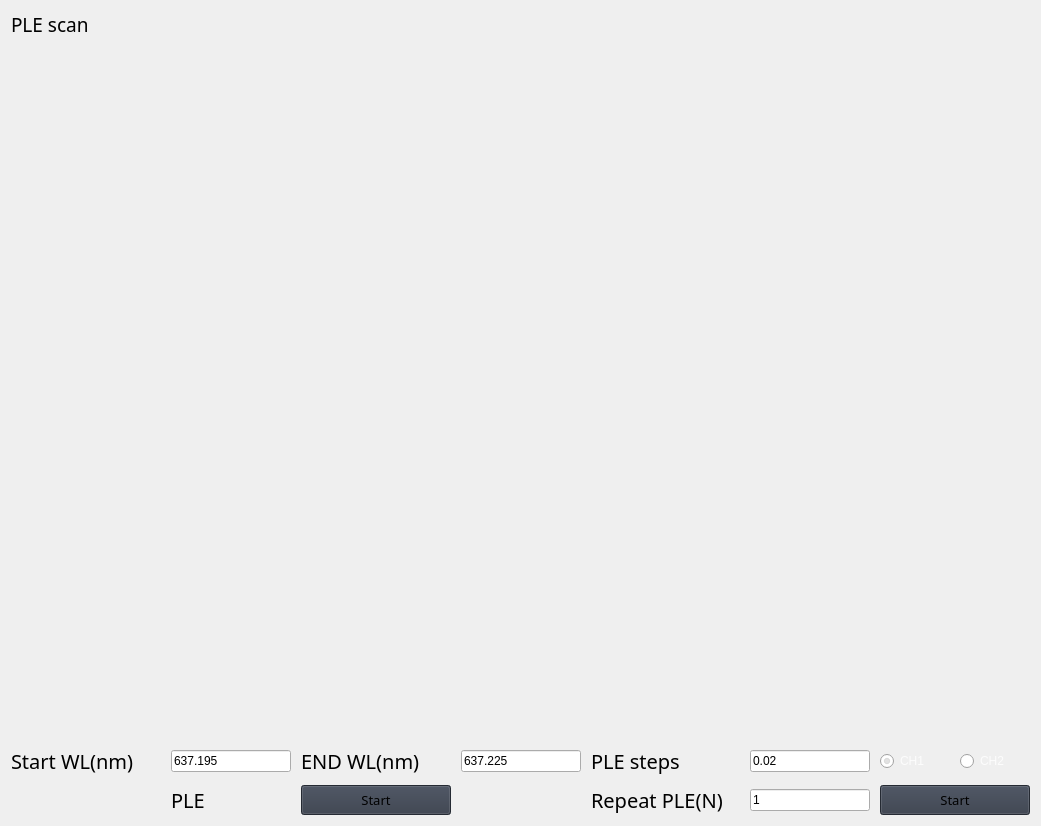
                      <widget class="QWidget" name="verticalLayoutWidget_11">
                       <property name="geometry">
                        <rect>
                         <x>10</x>
                         <y>262</y>
                         <width>1041</width>
                         <height>826</height>
                        </rect>
                       </property>
                       <layout class="QVBoxLayout" name="verticalLayout_115">
                        <item>
                         <widget class="QLabel" name="label_PLE">
                          <property name="font">
                           <font>
                            <family>Segoe UI Semibold</family>
                            <pointsize>14</pointsize>
                            <italic>false</italic>
                            <bold>false</bold>
                           </font>
                          </property>
                          <property name="styleSheet">
                           <string notr="true">font: 63 14pt &quot;Segoe UI Semibold&quot;;</string>
                          </property>
                          <property name="text">
                           <string>&lt;html&gt;&lt;head/&gt;&lt;body&gt;&lt;p&gt;&lt;span style=&quot; font-size:14pt;&quot;&gt;PLE scan&lt;/span&gt;&lt;/p&gt;&lt;/body&gt;&lt;/html&gt;</string>
                          </property>
                         </widget>
                        </item>
                        <item>
                         <spacer name="verticalSpacer_79">
                          <property name="orientation">
                           <enum>Qt::Vertical</enum>
                          </property>
                          <property name="sizeHint" stdset="0">
                           <size>
                            <width>20</width>
                            <height>40</height>
                           </size>
                          </property>
                         </spacer>
                        </item>
                        <item>
                         <layout class="QHBoxLayout" name="horizontalLayout_78">
                          <item>
                           <widget class="QWidget" name="widget_PLE_count" native="true">
                            <property name="minimumSize">
                             <size>
                              <width>800</width>
                              <height>600</height>
                             </size>
                            </property>
                            <property name="maximumSize">
                             <size>
                              <width>800</width>
                              <height>16777215</height>
                             </size>
                            </property>
                            <layout class="QVBoxLayout" name="verticalLayout_76">
                             <property name="spacing">
                              <number>0</number>
                             </property>
                             <property name="leftMargin">
                              <number>0</number>
                             </property>
                             <property name="topMargin">
                              <number>0</number>
                             </property>
                             <property name="bottomMargin">
                              <number>0</number>
                             </property>
                             <item>
                              <layout class="QVBoxLayout" name="verticalLayout_PLE_count">
                               <property name="spacing">
                                <number>0</number>
                               </property>
                               <item>
                                <layout class="QHBoxLayout" name="horizontalLayout_PLE_count">
                                 <item>
                                  <widget class="QWidget" name="widget_graph_PLE" native="true">
                                   <property name="minimumSize">
                                    <size>
                                     <width>0</width>
                                     <height>450</height>
                                    </size>
                                   </property>
                                   <property name="maximumSize">
                                    <size>
                                     <width>800</width>
                                     <height>500</height>
                                    </size>
                                   </property>
                                  </widget>
                                 </item>
                                </layout>
                               </item>
                              </layout>
                             </item>
                            </layout>
                           </widget>
                          </item>
                         </layout>
                        </item>
                        <item>
                         <layout class="QGridLayout" name="gridLayout_NV_search_count_setting_5">
                          <property name="spacing">
                           <number>10</number>
                          </property>
                          <item row="0" column="0">
                           <widget class="QLabel" name="label_10">
                            <property name="font">
                             <font>
                              <family>Segoe UI Semibold</family>
                              <pointsize>15</pointsize>
                              <italic>false</italic>
                              <bold>false</bold>
                             </font>
                            </property>
                            <property name="styleSheet">
                             <string notr="true">font: 63 15pt &quot;Segoe UI Semibold&quot;;</string>
                            </property>
                            <property name="text">
                             <string>Start WL(nm)</string>
                            </property>
                            <property name="wordWrap">
                             <bool>true</bool>
                            </property>
                            <property name="textInteractionFlags">
                             <set>Qt::NoTextInteraction</set>
                            </property>
                           </widget>
                          </item>
                          <item row="1" column="5">
                           <widget class="QLineEdit" name="lineEdit_PLE_repeat">
                            <property name="enabled">
                             <bool>true</bool>
                            </property>
                            <property name="maximumSize">
                             <size>
                              <width>120</width>
                              <height>16777215</height>
                             </size>
                            </property>
                            <property name="styleSheet">
                             <string notr="true">font: 63 20pt &quot;Segoe UI Semibold&quot;;</string>
                            </property>
                            <property name="text">
                             <string>1</string>
                            </property>
                           </widget>
                          </item>
                          <item row="0" column="5">
                           <widget class="QLineEdit" name="lineEdit_PLE_step">
                            <property name="enabled">
                             <bool>true</bool>
                            </property>
                            <property name="maximumSize">
                             <size>
                              <width>120</width>
                              <height>16777215</height>
                             </size>
                            </property>
                            <property name="styleSheet">
                             <string notr="true">font: 63 20pt &quot;Segoe UI Semibold&quot;;</string>
                            </property>
                            <property name="text">
                             <string>0.02</string>
                            </property>
                           </widget>
                          </item>
                          <item row="1" column="6">
                           <widget class="QPushButton" name="pushButton_PLE_repeat">
                            <property name="minimumSize">
                             <size>
                              <width>150</width>
                              <height>30</height>
                             </size>
                            </property>
                            <property name="font">
                             <font>
                              <family>Segoe UI Semibold</family>
                              <pointsize>10</pointsize>
                              <italic>false</italic>
                              <bold>false</bold>
                             </font>
                            </property>
                            <property name="cursor">
                             <cursorShape>PointingHandCursor</cursorShape>
                            </property>
                            <property name="styleSheet">
                             <string notr="true">background-color: rgb(52, 59, 72);
font: 63 10pt &quot;Segoe UI Semibold&quot;;</string>
                            </property>
                            <property name="text">
                             <string>Start</string>
                            </property>
                           </widget>
                          </item>
                          <item row="0" column="3">
                           <widget class="QLineEdit" name="lineEdit_PLE_end">
                            <property name="enabled">
                             <bool>true</bool>
                            </property>
                            <property name="maximumSize">
                             <size>
                              <width>120</width>
                              <height>16777215</height>
                             </size>
                            </property>
                            <property name="styleSheet">
                             <string notr="true">font: 63 20pt &quot;Segoe UI Semibold&quot;;</string>
                            </property>
                            <property name="text">
                             <string>637.225</string>
                            </property>
                           </widget>
                          </item>
                          <item row="0" column="1">
                           <widget class="QLineEdit" name="lineEdit_PLE_start">
                            <property name="enabled">
                             <bool>true</bool>
                            </property>
                            <property name="maximumSize">
                             <size>
                              <width>120</width>
                              <height>16777215</height>
                             </size>
                            </property>
                            <property name="styleSheet">
                             <string notr="true">font: 63 20pt &quot;Segoe UI Semibold&quot;;</string>
                            </property>
                            <property name="text">
                             <string>637.195</string>
                            </property>
                           </widget>
                          </item>
                          <item row="0" column="6">
                           <layout class="QHBoxLayout" name="horizontalLayout_22">
                            <item>
                             <widget class="QRadioButton" name="radioButton_PLE_CH1">
                              <property name="styleSheet">
                               <string notr="true">color:rgba(255, 255, 255, 210);</string>
                              </property>
                              <property name="text">
                               <string>CH1</string>
                              </property>
                              <property name="checked">
                               <bool>true</bool>
                              </property>
                             </widget>
                            </item>
                            <item>
                             <widget class="QRadioButton" name="radioButton_PLE_CH2">
                              <property name="styleSheet">
                               <string notr="true">color:rgba(255, 255, 255, 210);</string>
                              </property>
                              <property name="text">
                               <string>CH2</string>
                              </property>
                              <property name="checked">
                               <bool>false</bool>
                              </property>
                             </widget>
                            </item>
                           </layout>
                          </item>
                          <item row="1" column="2">
                           <widget class="QPushButton" name="pushButton_PLE_start">
                            <property name="minimumSize">
                             <size>
                              <width>150</width>
                              <height>30</height>
                             </size>
                            </property>
                            <property name="font">
                             <font>
                              <family>Segoe UI Semibold</family>
                              <pointsize>10</pointsize>
                              <italic>false</italic>
                              <bold>false</bold>
                             </font>
                            </property>
                            <property name="cursor">
                             <cursorShape>PointingHandCursor</cursorShape>
                            </property>
                            <property name="styleSheet">
                             <string notr="true">background-color: rgb(52, 59, 72);
font: 63 10pt &quot;Segoe UI Semibold&quot;;</string>
                            </property>
                            <property name="text">
                             <string>Start</string>
                            </property>
                           </widget>
                          </item>
                          <item row="0" column="2">
                           <widget class="QLabel" name="label_31">
                            <property name="font">
                             <font>
                              <family>Segoe UI Semibold</family>
                              <pointsize>15</pointsize>
                              <italic>false</italic>
                              <bold>false</bold>
                             </font>
                            </property>
                            <property name="styleSheet">
                             <string notr="true">font: 63 15pt &quot;Segoe UI Semibold&quot;;</string>
                            </property>
                            <property name="text">
                             <string>END WL(nm)</string>
                            </property>
                            <property name="wordWrap">
                             <bool>true</bool>
                            </property>
                            <property name="textInteractionFlags">
                             <set>Qt::NoTextInteraction</set>
                            </property>
                           </widget>
                          </item>
                          <item row="0" column="4">
                           <widget class="QLabel" name="label_32">
                            <property name="font">
                             <font>
                              <family>Segoe UI Semibold</family>
                              <pointsize>15</pointsize>
                              <italic>false</italic>
                              <bold>false</bold>
                             </font>
                            </property>
                            <property name="styleSheet">
                             <string notr="true">font: 63 15pt &quot;Segoe UI Semibold&quot;;</string>
                            </property>
                            <property name="text">
                             <string>PLE steps</string>
                            </property>
                            <property name="wordWrap">
                             <bool>true</bool>
                            </property>
                            <property name="textInteractionFlags">
                             <set>Qt::NoTextInteraction</set>
                            </property>
                           </widget>
                          </item>
                          <item row="1" column="4">
                           <widget class="QLabel" name="label_33">
                            <property name="font">
                             <font>
                              <family>Segoe UI Semibold</family>
                              <pointsize>15</pointsize>
                              <italic>false</italic>
                              <bold>false</bold>
                             </font>
                            </property>
                            <property name="styleSheet">
                             <string notr="true">font: 63 15pt &quot;Segoe UI Semibold&quot;;</string>
                            </property>
                            <property name="text">
                             <string>Repeat PLE(N)</string>
                            </property>
                            <property name="wordWrap">
                             <bool>true</bool>
                            </property>
                            <property name="textInteractionFlags">
                             <set>Qt::NoTextInteraction</set>
                            </property>
                           </widget>
                          </item>
                          <item row="1" column="1">
                           <widget class="QLabel" name="label_34">
                            <property name="font">
                             <font>
                              <family>Segoe UI Semibold</family>
                              <pointsize>15</pointsize>
                              <italic>false</italic>
                              <bold>false</bold>
                             </font>
                            </property>
                            <property name="styleSheet">
                             <string notr="true">font: 63 15pt &quot;Segoe UI Semibold&quot;;</string>
                            </property>
                            <property name="text">
                             <string>PLE</string>
                            </property>
                            <property name="wordWrap">
                             <bool>true</bool>
                            </property>
                            <property name="textInteractionFlags">
                             <set>Qt::NoTextInteraction</set>
                            </property>
                           </widget>
                          </item>
                         </layout>
                        </item>
                        <item>
                         <layout class="QHBoxLayout" name="horizontalLayout_8"/>
                        </item>
                        <item>
                         <layout class="QHBoxLayout" name="horizontalLayout_79"/>
                        </item>
                       </layout>
                      </widget>
